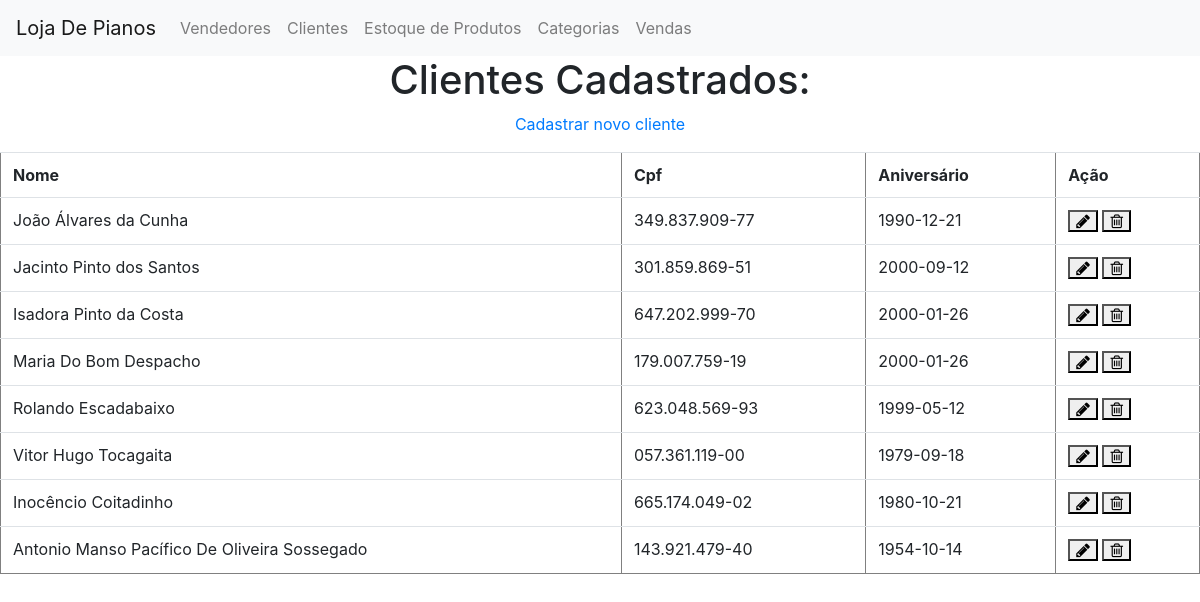
The app's page /clientes/index.php with its own data.
### tables this page shows
CREATE TABLE `clientes` (
  `cli_id` int(11) NOT NULL,
  `cli_nome` varchar(50) NOT NULL,
  `cli_cpf` varchar(20) DEFAULT NULL,
  `cli_desc` text DEFAULT NULL,
  `cli_aniv` date DEFAULT NULL
);

### clientes/index.php (the view, shortened to what this page needs)
<?php
    require "../conecta.php";
    $sql = "SELECT * FROM clientes";
    $consulta = mysqli_query($link, $sql) or die ("Falha ao consultar clientes");
    include "../menu/index.php";
?>
<!DOCTYPE html>
<html lang="en">
<head>
    <link href="//maxcdn.bootstrapcdn.com/font-awesome/4.7.0/css/font-awesome.min.css" rel="stylesheet">
    <link rel="stylesheet" href="https://stackpath.bootstrapcdn.com/bootstrap/4.3.1/css/bootstrap.min.css">
</head>
<body>
    <h1 align="center">Clientes Cadastrados: </h1>
    <p align="center">
        <a href="cadastro.php">Cadastrar novo cliente</a>
    </p>
    <table border=1 class="table">
        <tr>
            <th>Nome</th>
            <th>Cpf</th>
            <th>Aniversário</th>
            <th>Ação</th>
        </tr>
        <?php while($dados = mysqli_fetch_array($consulta)){  ?>
        <tr>
            <td><?php echo $dados["cli_nome"]; ?></td>
            <td><?php echo $dados["cli_cpf"]; ?></td>
            <td><?php echo $dados["cli_aniv"]; ?></td>
            <td>
                <a href="editar.php?codigo=<?php echo $dados['cli_id']?>">
                    <button class="fa fa-pencil"></button>
                </a>
                <a href="excluir.php?codigo=<?php echo $dados ['cli_id']?>">
                    <button class="fa fa-trash-o"></button>
                </a>
            </td>
        </tr>
        <?php } ?>
    </table>
</body>
</html>

### records on screen
clientes: cli_nome "João Álvares da Cunha", cli_cpf "349.837.909-77", cli_aniv "1990-12-21"
clientes: cli_nome "Jacinto Pinto dos Santos", cli_cpf "301.859.869-51", cli_aniv "2000-09-12"
clientes: cli_nome "Isadora Pinto da Costa", cli_cpf "647.202.999-70", cli_aniv "2000-01-26"
clientes: cli_nome "Maria Do Bom Despacho", cli_cpf "179.007.759-19", cli_aniv "2000-01-26"
clientes: cli_nome "Rolando Escadabaixo", cli_cpf "623.048.569-93", cli_aniv "1999-05-12"
clientes: cli_nome "Vitor Hugo Tocagaita", cli_cpf "057.361.119-00", cli_aniv "1979-09-18"
clientes: cli_nome "Inocêncio Coitadinho", cli_cpf "665.174.049-02", cli_aniv "1980-10-21"
clientes: cli_nome "Antonio Manso Pacífico De Oliveira Sossegado", cli_cpf "143.921.479-40", cli_aniv "1954-10-14"
